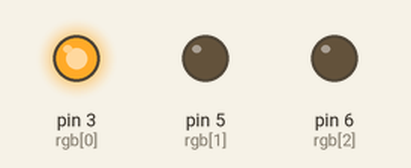
This sketch was run on a simulated Arduino Uno, built with avr-gcc and run on an emulated ATmega328P. On the bench: output pins drawn as LEDs (lit = HIGH).

Above: at 0.1 s.
Timing chart, 0 to 1.6 s (numbered marks = the images above):
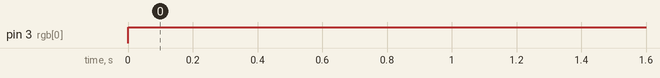

Measured:
- by itself, pin 3 (rgb[0]): LOW → HIGH at 0.00 s

The sketch:

rgb_vision_artificial.ino
```cpp
int rgb[] = {3, 5, 6};
void setup() {
  pinMode(rgb[0], OUTPUT);
  pinMode(rgb[1], OUTPUT);
  pinMode(rgb[2], OUTPUT);
}

void loop() {
analogWrite(rgb[0],255);
analogWrite(rgb[1],0);
analogWrite(rgb[2],0);
}
```
